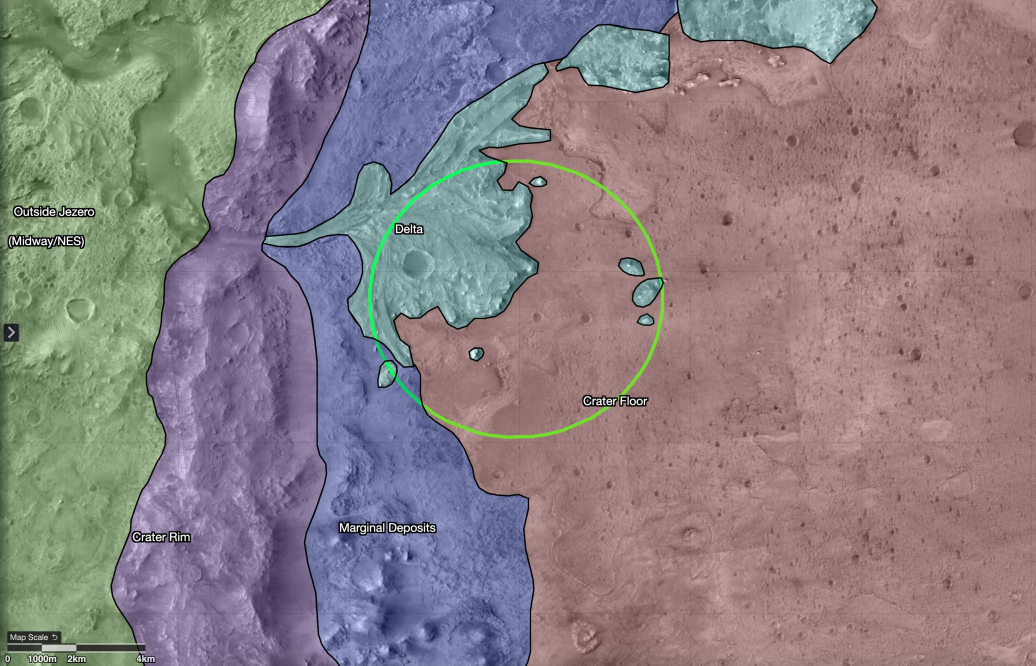
#> input picture src/ui/KLTestImage.jpg, 3108 x 1996 px (shown at 1/3 size); its folder holds only this picture in this run
$ python -i main.py   (imports and definitions only)
#> lines starting #> are read from the running program, lines starting #| are printed output that depends on the picture
#> further down, picture is the input picture: shape (1996, 3108, 3); mean B, G, R 131.3, 128.1, 138.5
import sys
import cv2
from PyQt6.QtWidgets import (
    QApplication, QMainWindow, QPushButton, QWidget, QLabel, QSlider,
    QHBoxLayout, QGridLayout, QVBoxLayout, QTextEdit
) #Change to specifics when finalized
from PyQt6.QtGui import QPixmap, QImage
from PyQt6.QtCore import Qt, QTimer
import map
import windows
import Terminal

 #Applies the infrared effect to the camera
def infrared_effect(frame):
        cimg = frame
        plt_image = cv2.cvtColor(cimg, cv2.COLOR_BGR2RGB)

        inv_cimg = ~cimg.copy()
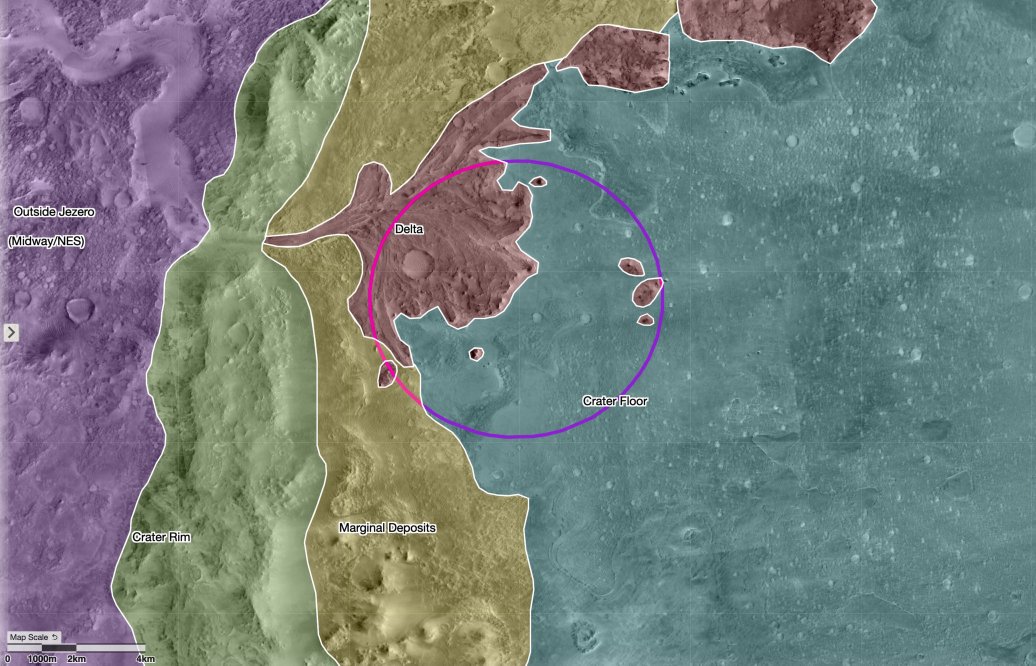
#> inv_cimg: shape (1996, 3108, 3) (shown at 1/3 size); mean B, G, R 123.7, 126.9, 116.5
        inv_cimg[:, :, 1] = 0
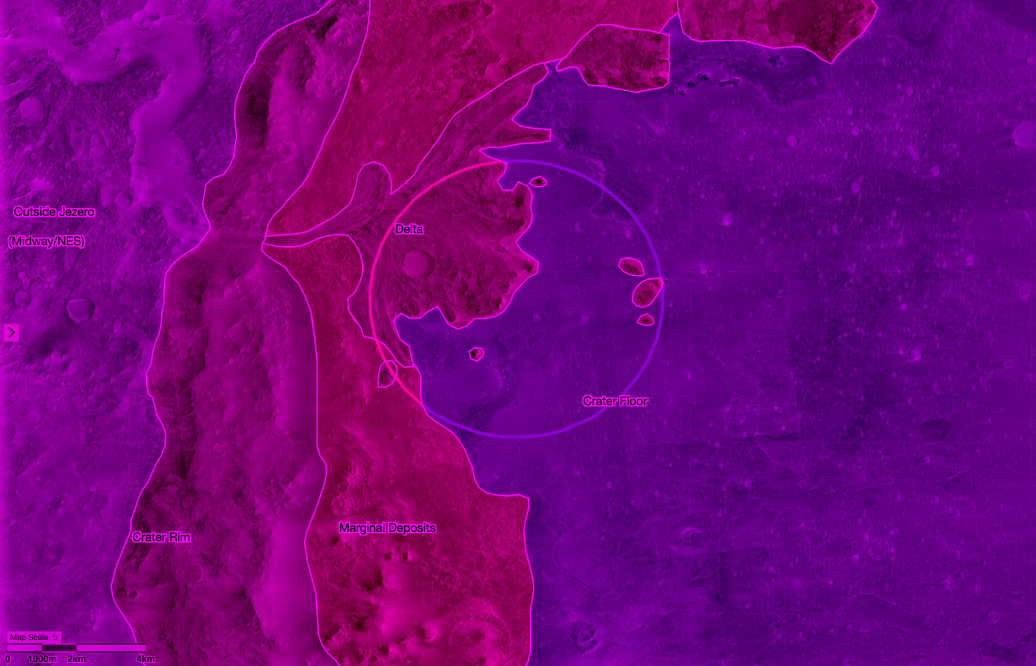
#> inv_cimg: shape (1996, 3108, 3) (shown at 1/3 size); mean B, G, R 123.7, 0, 116.5
        inv_cimg[:, :, 2] = 0
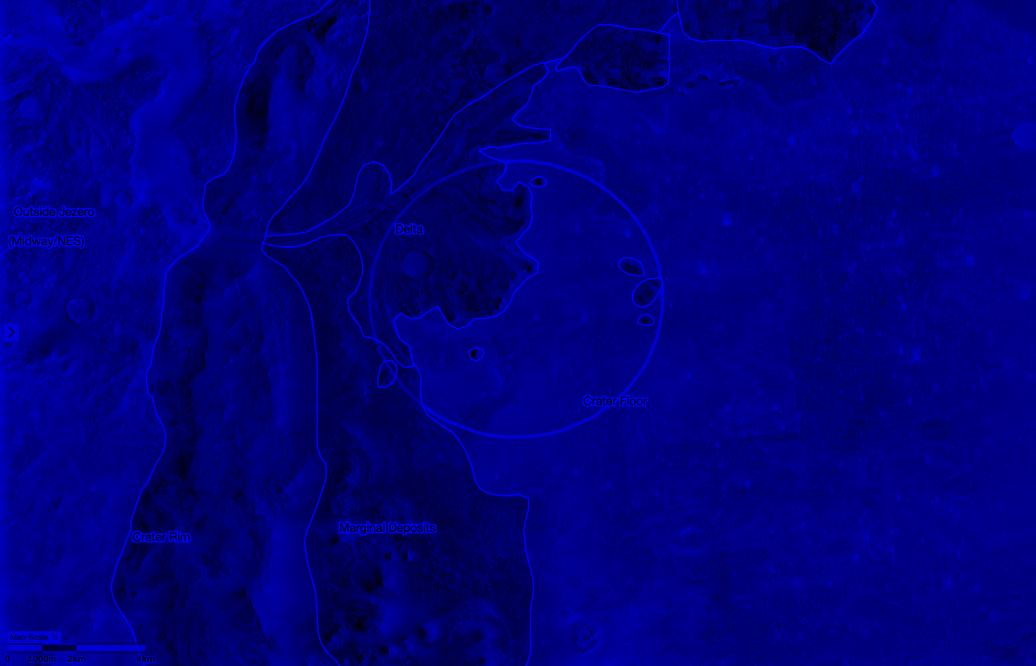
#> inv_cimg: shape (1996, 3108, 3) (shown at 1/3 size); mean B, G, R 123.7, 0, 0

        plt_image = cv2.cvtColor(inv_cimg, cv2.COLOR_BGR2RGB)

        inv_hsv = cv2.cvtColor(inv_cimg, cv2.COLOR_BGR2HSV)
#> inv_hsv: shape (1996, 3108, 3); mean H, S, V 119.9, 254.9, 123.7
        img_hsv = cv2.cvtColor(cimg, cv2.COLOR_BGR2HSV)
#> img_hsv: shape (1996, 3108, 3); mean H, S, V 49.8, 64.5, 155.3

        dst = cv2.addWeighted(inv_hsv[:, :, 0] , .9, img_hsv[:, :, 0] , .9, 0)
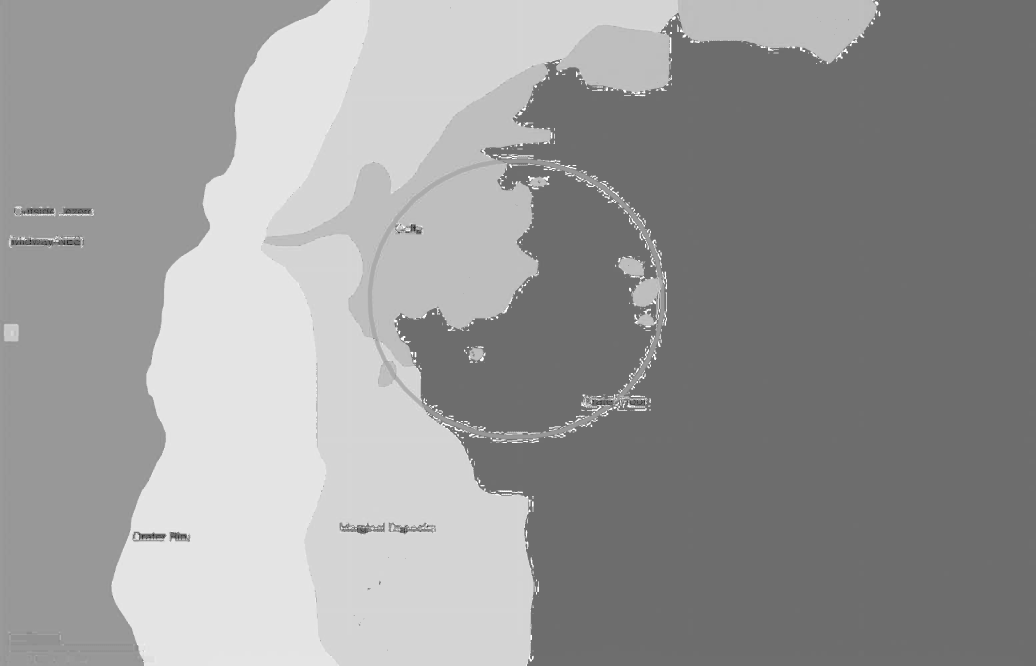
#> dst: shape (1996, 3108) (shown at 1/3 size); min 0, max 255, mean 152.7
        img_hsv[:, :, 0] = dst
#> img_hsv: shape (1996, 3108, 3); mean H, S, V 152.7, 64.5, 155.3
        hue_cimg = cv2.cvtColor(img_hsv, cv2.COLOR_HSV2BGR)
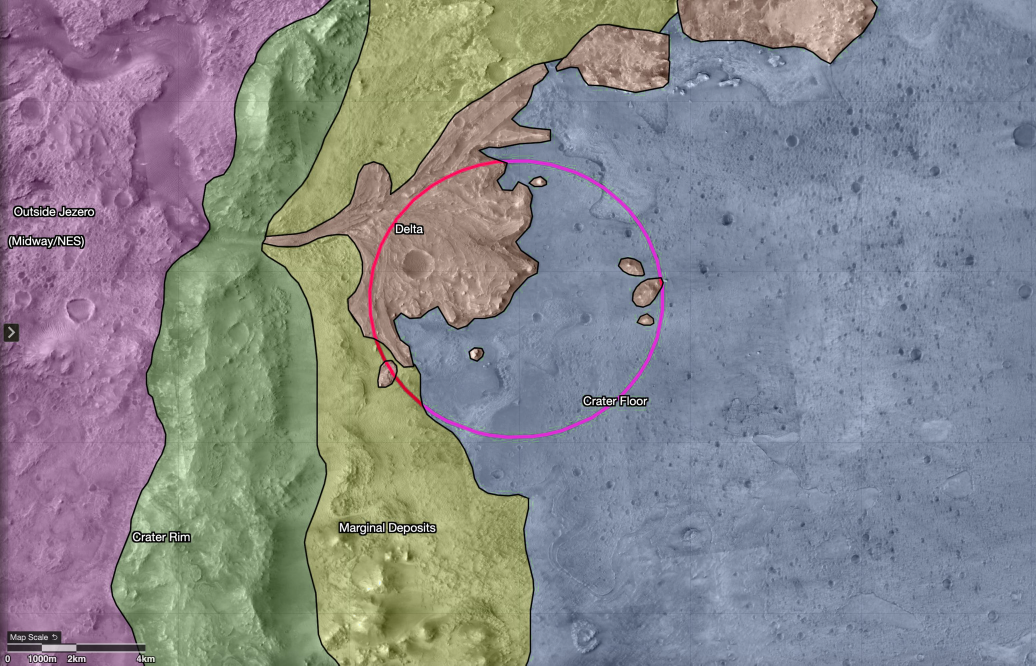
#> hue_cimg: shape (1996, 3108, 3) (shown at 1/3 size); mean B, G, R 140.2, 135.3, 134.8

        plt_image = hue_cimg

        plt_image = cv2.cvtColor(hue_cimg, cv2.COLOR_BGR2RGB)
        frame = plt_image

        return frame
def apply_infrared(frame):
        processed_frame = infrared_effect(frame)
        return processed_frame


class Button(QPushButton):

    # [35 lines left out: function __init__, not called in this run]

    def exitClicked(FakeArgument1, fakeArgument2):
        global closer
        closer = exitWindow()

    def confirm_exit(self, fakeArgument1):
        app.closeAllWindows()

    def cancel_exit(self, fakeArgument1):
        closer.close()

    # [50 lines left out: functions lightsOut, lightsVis, lightsNV, lightsAllOn, not called in this run]

    def take_screenshot(self):
        pass #Do this once the camera is setup

    # [50 lines left out: functions high_res_camera, infrared_camera, not called in this run]


class exitWindow(QWidget):
    # [14 lines left out: function __init__, not called in this run]

class Camera(QWidget):
    # [90 lines left out: functions __init__, update, update_bars, not called in this run]

class Output_Window(QWidget):
    #Setup subscriber here ***
    # [11 lines left out: function __init__, not called in this run]

    def output(self, message):
        self.text_out.append(message)

# [57 lines not run here, left out]


>>> import cv2
>>> picture = cv2.imread('KLTestImage.jpg')
>>> result = infrared_effect(picture)
